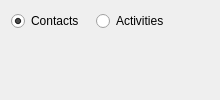
     <widget class="QWidget" name="_crmTab">
      <attribute name="title">
       <string>CRM</string>
      </attribute>
      <layout class="QGridLayout" name="gridLayout_8">
       <item row="0" column="0">
        <layout class="QHBoxLayout" name="horizontalLayout">
         <property name="spacing">
          <number>12</number>
         </property>
         <item>
          <widget class="QRadioButton" name="_contactsButton">
           <property name="text">
            <string>Contacts</string>
           </property>
           <property name="checked">
            <bool>true</bool>
           </property>
          </widget>
         </item>
         <item>
          <widget class="QRadioButton" name="_todoListButton">
           <property name="text">
            <string>Activities</string>
           </property>
          </widget>
         </item>
         <item>
          <spacer name="crmButtonsSpacer">
           <property name="orientation">
            <enum>Qt::Horizontal</enum>
           </property>
           <property name="sizeHint" stdset="0">
            <size>
             <width>40</width>
             <height>20</height>
            </size>
           </property>
          </spacer>
         </item>
        </layout>
       </item>
       <item row="1" column="0">
        <widget class="QStackedWidget" name="_crmStack">
         <property name="enabled">
          <bool>true</bool>
         </property>
         <property name="currentIndex">
          <number>0</number>
         </property>
         <widget class="QWidget" name="_contactsPage">
          <layout class="QGridLayout" name="gridLayout_10"/>
         </widget>
         <widget class="QWidget" name="_todoListPage">
          <layout class="QGridLayout" name="gridLayout_9"/>
         </widget>
        </widget>
       </item>
      </layout>
     </widget>
